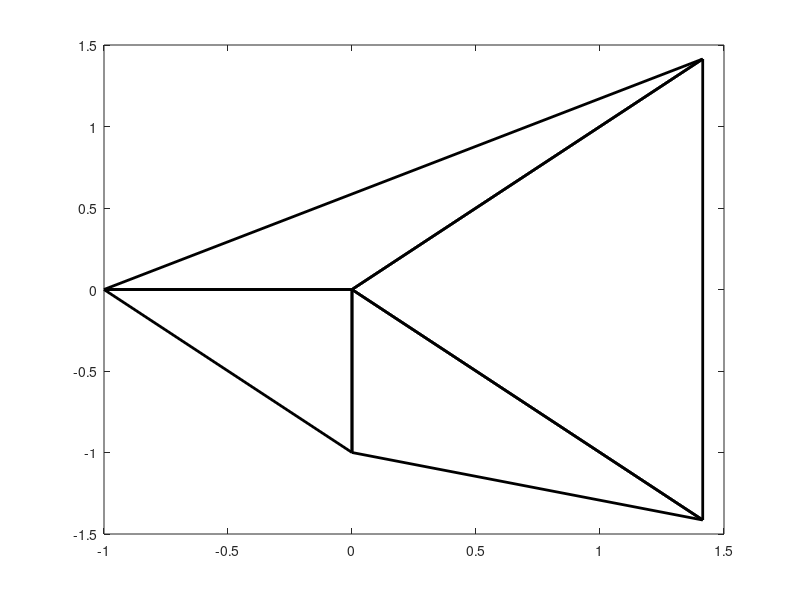

Here is the MATLAB script that generated this plot: (Note: this script raises an error after producing the figure.)
clc;
clear all;
close all;

Triangle1 = [-1, 0;
        0, 0;
        2^0.5, 2^0.5];

Triangle2 = [2^0.5, 2^0.5;
        0, 0;
        2^0.5, -2^0.5];

Triangle3 = [0, -1;
        0, 0;
        2^0.5, -2^0.5];

Triangle4 = [0, -1;
        0, 0;
        - 1, 0];

figure(1);
plot([Triangle1(:, 1); Triangle1(1, 1)], [Triangle1(:, 2); Triangle1(1, 2)], 'k-', 'linewidth', 2);
hold on;
plot([Triangle2(:, 1); Triangle2(1, 1)], [Triangle2(:, 2); Triangle2(1, 2)], 'k-', 'linewidth', 2);
hold on;
plot([Triangle3(:, 1); Triangle3(1, 1)], [Triangle3(:, 2); Triangle3(1, 2)], 'k-', 'linewidth', 2);
hold on;
plot([Triangle4(:, 1); Triangle4(1, 1)], [Triangle4(:, 2); Triangle4(1, 2)], 'k-', 'linewidth', 2);

f2 = figure(2);
center1 = center(Triangle1(1, :), Triangle1(2, :), Triangle1(3, :), 'barycenter');
center2 = center(Triangle2(1, :), Triangle2(2, :), Triangle2(3, :), 'barycenter');;
center3 = center(Triangle3(1, :), Triangle3(2, :), Triangle3(3, :), 'barycenter');;
center4 = center(Triangle4(1, :), Triangle4(2, :), Triangle4(3, :), 'barycenter');;
close(f2);
center_v = [center1'; center2'; center3'; center4'; center1'];

figure(1);
plot(center_v(:, 1), center_v(:, 2), 'b--', 'linewidth', 2);
hold on;
text(0, 0, '$P$', 'fontsize', 20, 'Interpreter', 'latex');
hold on;
scatter(0, 0, 'o', 'k', 'filled');
hold on;
scatter(-1, 0, 'o', 'k', 'filled');
hold on;
scatter(2^0.5, 2^0.5, 'o', 'k', 'filled');
hold on;
scatter(2^0.5, -2^0.5, 'o', 'k', 'filled');
hold on;
scatter(0, -1, 'o', 'k', 'filled');
hold on;
text(-1, 0, '$E_1$', 'fontsize', 20, 'Interpreter', 'latex');
hold on;
text(2^0.5, 2^0.5, '$E_2$', 'fontsize', 20, 'Interpreter', 'latex');
hold on;
text(2^0.5, -2^0.5, '$E_3$', 'fontsize', 20, 'Interpreter', 'latex');
hold on;
text(0, -1, '$E_4$', 'fontsize', 20, 'Interpreter', 'latex');
hold on;
s1 = scatter(center_v(1:4, 1), center_v(1:4, 2), 'd', 'k');
legend([s1], ['Barycenters'], 'fontsize', 15, 'Interpreter', 'latex');
hold on;
text(center_v(1:4, 1), center_v(1:4, 2), ['$v_1$'; '$v_2$'; '$v_3$'; '$v_4$'], 'fontsize', 15, 'Interpreter', 'latex')

